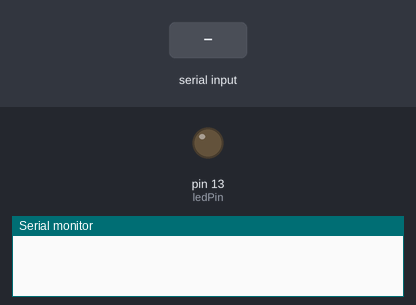
Simulated run of this sketch. Board: Arduino Uno, built with avr-gcc and run on an emulated ATmega328P. Parts: output pins drawn as LEDs (lit = HIGH), the last lines printed to the serial monitor. Dashed ring = blinking. Inputs (shaded band) come from the test bench.

Above: at 1.2 s.
1.3 s: "A" received over Serial
At 1.6 s:
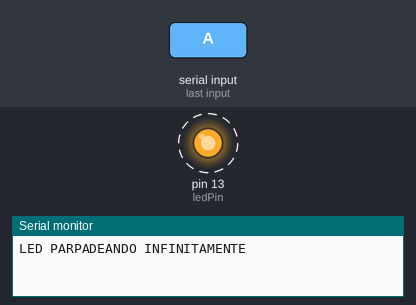
4.3 s: "1" received over Serial
At 5.1 s:
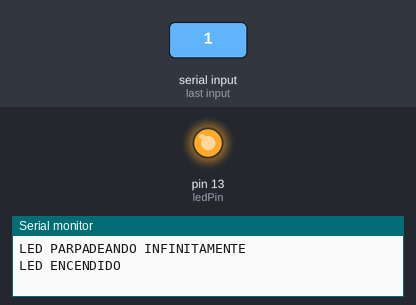
5.8 s: "0" received over Serial
At 6.2 s:
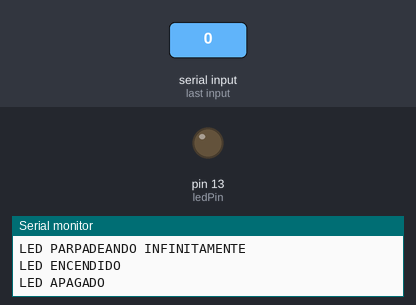
Timing chart, 0 to 8.8 s (numbered marks = the images above; inputs shaded):
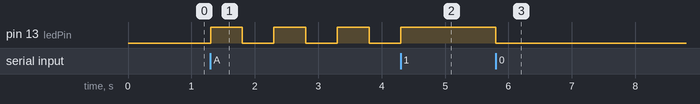

The sketch:

ModulobluetoothPractice.ino
```cpp
int ledPin = 13; // Pin del LED
bool parpadeando = false;

void setup() {
  Serial.begin(9600); // Inicializa la comunicación serial
  pinMode(ledPin, OUTPUT); // Configura el pin del LED como salida
}

void loop() {
  if (Serial.available() > 0) {
    char data = Serial.read(); // Lee el dato recibido por Bluetooth

    if (data == '1') {
      digitalWrite(ledPin, HIGH); // Enciende el LED
      Serial.println("LED ENCENDIDO");
      parpadeando = false;
    } else if (data == '0') {
      digitalWrite(ledPin, LOW); // Apaga el LED
      Serial.println("LED APAGADO");
      parpadeando = false;
    } else if (data == 'A') {
      Serial.println("LED PARPADEANDO INFINITAMENTE");
      parpadeando = true;
    }
  }

  if (parpadeando) {
    digitalWrite(ledPin, HIGH);
    delay(500);
    digitalWrite(ledPin, LOW);
    delay(500);
  }
}
```

Measured:
- after the input at 1.3 s, pin 13 (ledPin): alternates HIGH for 0.50 s and LOW for 0.50 s, starting at once
- after the input at 4.3 s, pin 13 (ledPin): goes on until 4.3 s, then stays HIGH
- after the input at 5.8 s, pin 13 (ledPin): HIGH → LOW at once
